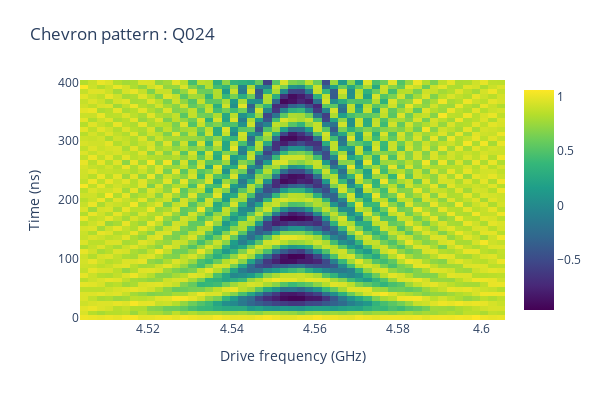

Notebook code cell kept with this figure:
### Markdown cell above
## Plot IQ data

### Code cell
import numpy as np
import plotly.graph_objects as go

p = payloads[0]
detuning_range = np.array(p["detuning_range"])
frequencies = p["frequencies"]
time_range = np.array(p["time_range"])
target = "Q024"
chevron_data  = p["chevron_data"]
fig = go.Figure()
fig.add_trace(
	go.Heatmap(
		x=detuning_range + frequencies[target],
		y=time_range,
		z=chevron_data[target],
		colorscale="Viridis",
	)
)
fig.update_layout(
	title=dict(
		text=f"Chevron pattern : {target}",
		subtitle=dict(
			text="",
			font=dict(
				size=13,
				family="monospace",
			),
		),
	),
	xaxis_title="Drive frequency (GHz)",
	yaxis_title="Time (ns)",
	width=600,
	height=400,
	margin=dict(t=80),
)

### Figure 1 — Plotly figure (JSON) as saved in the notebook; plotly's stock layout.template omitted (floating-point values rounded to 4 significant figures; data arrays with more than 128 entries replaced by an {"elided": "..."} marker saying what was removed)
{"data": [{"colorscale": [[0, "#440154"], [0.1111, "#482878"], [0.2222, "#3e4989"], [0.3333, "#31688e"], [0.4444, "#26828e"], [0.5556, "#1f9e89"], [0.6667, "#35b779"], [0.7778, "#6ece58"], [0.8889, "#b5de2b"], [1, "#fde725"]], "type": "heatmap", "x": [4.505, 4.507, 4.509, 4.511, 4.513, 4.515, 4.517, 4.519, 4.521, 4.523, 4.525, 4.527, 4.529, 4.531, 4.533, 4.535, 4.537, 4.539, 4.541, 4.543, 4.545, 4.547, 4.549, 4.551, 4.553, 4.555, 4.557, 4.559, 4.561, 4.563, 4.565, 4.567, 4.569, 4.571, 4.573, 4.575, 4.577, 4.579, 4.581, 4.583, 4.585, 4.587, 4.589, 4.591, 4.593, 4.595, 4.597, 4.599, 4.601, 4.603, 4.605], "y": [0, 8, 16, 24, 32, 40, 48, 56, 64, 72, 80, 88, 96, 104, 112, 120, 128, 136, 144, 152, 160, 168, 176, 184, 192, 200, 208, 216, 224, 232, 240, 248, 256, 264, 272, 280, 288, 296, 304, 312, 320, 328, 336, 344, 352, 360, 368, 376, 384, 392, 400], "z": {"elided": "51x51 float values"}}], "layout": {"height": 400, "margin": {"t": 80}, "title": {"subtitle": {"font": {"family": "monospace", "size": 13}, "text": ""}, "text": "Chevron pattern : Q024"}, "width": 600, "xaxis": {"title": {"text": "Drive frequency (GHz)"}}, "yaxis": {"title": {"text": "Time (ns)"}}}}
